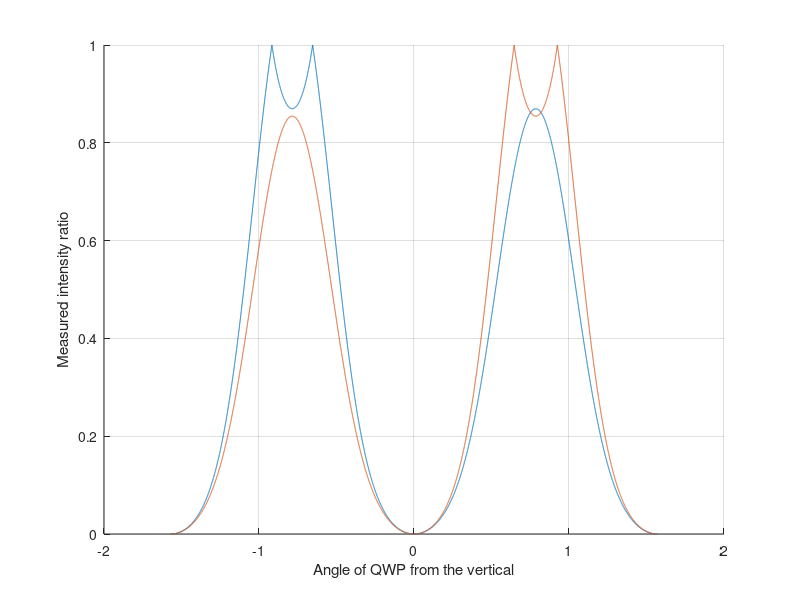
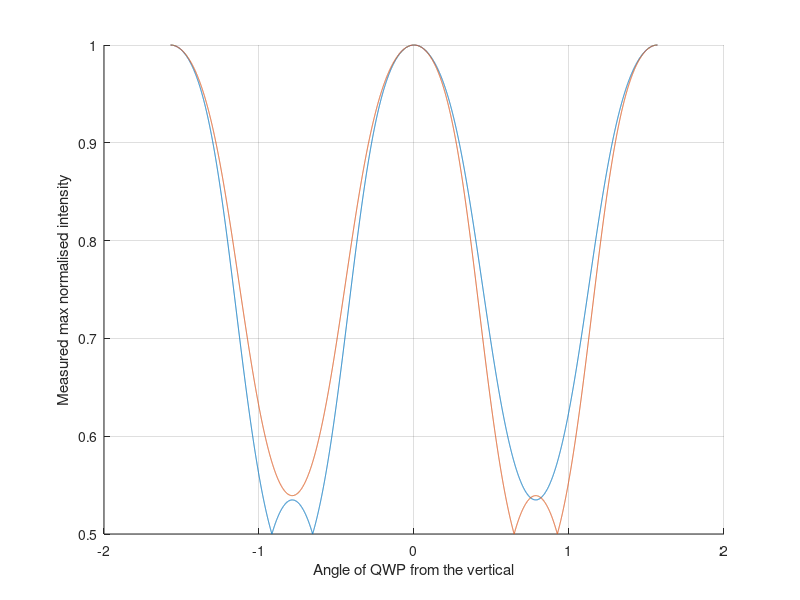
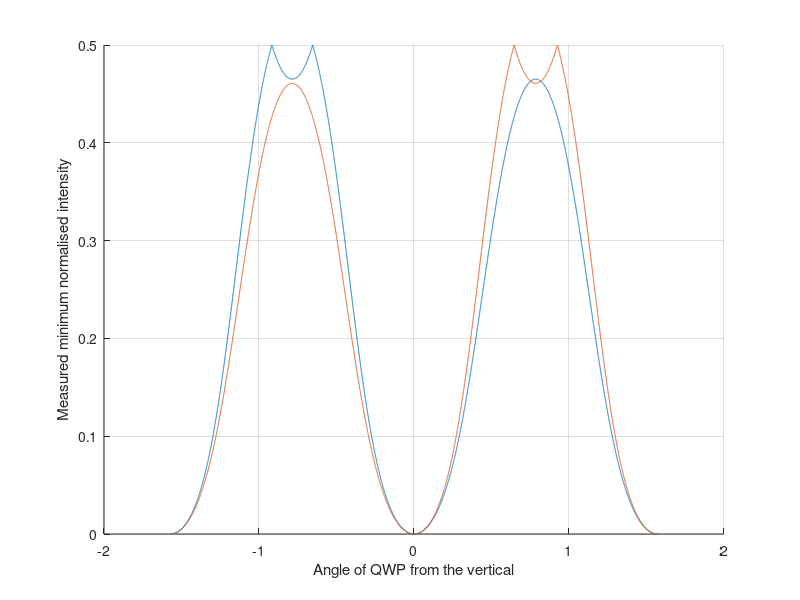
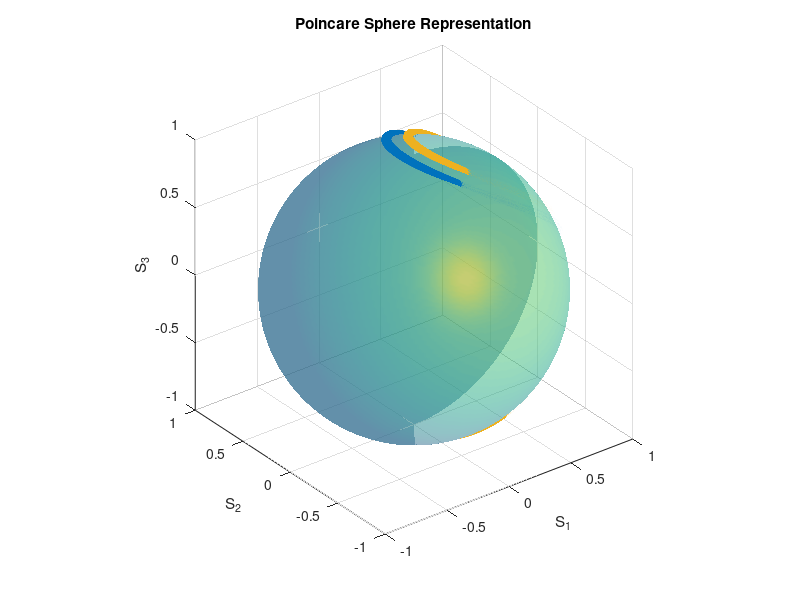

Here is the MATLAB script that generated these plots, in order:
%phi = linspace(-pi/2.1,pi/2.1,2)';
phi = linspace(-pi/2*0.0444,pi/2*0.05,2)'; %approx. the worst impurity that we have
S = [cos(phi),zeros(length(phi),1),sin(phi)]'; %stokes parameters
p_min = [];
p_max = [];
theta_vec = linspace(-pi/2,pi/2,1e4);
S_path = zeros(3,length(phi),length(theta_vec)); %bryce:change: theta->theta_vec
jj = 1;
for theta = theta_vec
    QWP = [cos(2*theta)^2, sin(2*theta)*cos(2*theta), -sin(2*theta);
        sin(2*theta)*cos(2*theta), sin(2*theta)^2, cos(2*theta);
        sin(2*theta), -cos(2*theta), 0];
    %QWP-inv(QWP)
    Sp = QWP*S;
    S_path(:,:,jj) = Sp;
    chi = 1/2*atan(Sp(3,:)./abs(Sp(1,:)));
    p_min = [p_min;sin(chi).^2];
    p_max = [p_max;cos(chi).^2];
    jj = jj + 1;
end
figure(1109);
clf
hold on
for ii = 1:length(phi)
    plot(theta_vec,p_min(:,ii))
end
xlabel('Angle of QWP from the vertical')
ylabel('Measured minimum normalised intensity')
grid on
figure(1108);
clf
hold on
for ii = 1:length(phi)
    plot(theta_vec,p_max(:,ii))
end
xlabel('Angle of QWP from the vertical')
ylabel('Measured max normalised intensity')
grid on
figure(1107);
clf
hold on
for ii = 1:length(phi)
    plot(theta_vec,p_min(:,ii)./p_max(:,ii))
end
xlabel('Angle of QWP from the vertical')
ylabel('Measured intensity ratio')
grid on


%% bryce playing with ploting
figure(1110);
[x y z] = sphere(256);
h = surfl(x, y, z);
colormap(viridis)
set(h, 'FaceAlpha', 0.5)
shading interp
hold on
temp = squeeze(S_path(:,2,:));
scatter3(temp(1,:),temp(2,:),temp(3,:))
scatter3(S(1,1),S(2,1),S(3,1),'bx')
temp = squeeze(S_path(:,1,:));

scatter3(temp(1,:),temp(2,:),temp(3,:))
axis equal
title('Poincare Sphere Representation')
xlabel('S_1')
ylabel('S_2')
zlabel('S_3')
hold off